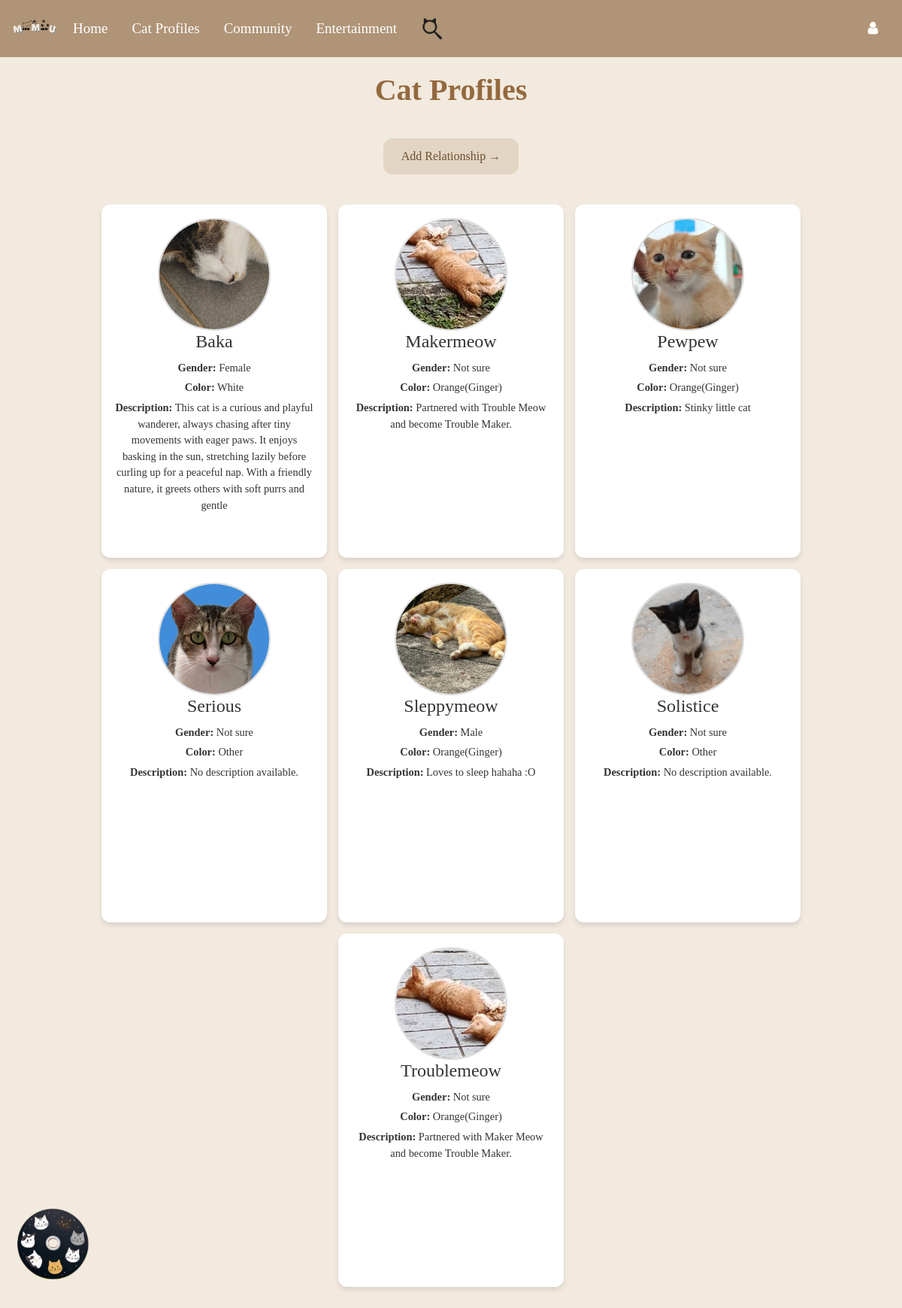
Screenshot of /view_profiles with the database file from the repository.
### tables this page shows
CREATE TABLE "profiles" (
	"id"	INTEGER,
	"name"	TEXT NOT NULL,
	"gender"	TEXT NOT NULL,
	"color"	TEXT NOT NULL,
	"description"	TEXT,
	"photo"	TEXT NOT NULL,
	"creator"	TEXT NOT NULL,
	PRIMARY KEY("id" AUTOINCREMENT)
);

### Website/catprofile.py (the view)
@catprofile_bp.route('/view_profiles')
def view_profiles(): #View all cat profiles
    with get_db_connection() as conn: #Connect to the database to fetch data
        profiles = conn.execute('SELECT * FROM profiles').fetchall() #Get all cat profiles from the database
    profiles = [dict(profile) for profile in profiles] #Convert sqlite3.Row to dictionary
    for profile in profiles:
        if profile['photo'] and profile['photo'] != '':
            profile['photo_url'] = url_for('static', filename=f'uploads/{profile["photo"]}')
            full_path = os.path.join(app.config['UPLOAD_FOLDER'], os.path.basename(profile['photo']))
            if not os.path.exists(full_path):  #Check if the file exists
                profile['photo_url'] = "uploads/default.png"
        else:
            profile['photo_url'] = "uploads/default.png"  #Use a default placeholder image
    return render_template('viewprofile.html', profiles=profiles, user=current_user)

### Website/catprofile.py (called while the page is built)
def get_db_connection():
    db_path = os.path.join(os.path.dirname(__file__), '..', 'instance', 'datebase.db')
    conn = sqlite3.connect(db_path)  #Creates a connection to the database datebase.db
    conn.execute('PRAGMA journal_mode=WAL;')  #Activates Write-Ahead Logging (WAL) in SQLite, enabling simultaneous database reads while a process is writing, improving efficiency and synchronization
    conn.row_factory = sqlite3.Row  #Access rows as dictionaries
    return conn

### Website/templates/viewprofile.html (shortened to what this page needs)
{% extends 'base.html' %}
{% block content %}
<div class="page-container">
    <h1>Cat Profiles</h1>
    <button class="button" onclick="location.href='{{ url_for('relationship.relationship_feature') }}'">
        Add Relationship →
    </button>
    <div class="profile-container">
        {% for profile in profiles | sort(attribute='name') %}
        {% if not profile.deleted %}
        <div class="profile-card">
            {% if profile.photo %}
            <img class="profile-picture" src="{{ url_for('static', filename='uploads/' + profile.photo) }} "
                alt="{{ profile.name }}" onclick="showProfileImage('{{ url_for('static', filename='uploads/' + profile.photo) }}')">
            {% else %}
            <img class="profile-picture" src="{{ url_for('static', filename='uploads/default.png') }}"
                alt="Default Placeholder">
            {% endif %}
            <h2>{{ profile.name }}</h2>
            <p><strong>Gender:</strong> {{ profile.gender }}</p>
            <p><strong>Color:</strong> {{ profile.color }}</p>
            <p class="description">
                <strong>Description:</strong> {{ profile.description or 'No description available.' }}
            </p>
        </div>
        {% endif %}
        {% endfor %}
    </div>
</div>
{% endblock %}

### Website/templates/base.html (shortened to what this page needs)
<!DOCTYPE html>
<html>
<head>
    <link rel="stylesheet" href="https://stackpath.bootstrapcdn.com/bootstrap/4.4.1/css/bootstrap.min.css"
 />
    <link rel="stylesheet" href="https://stackpath.bootstrapcdn.com/font-awesome/4.7.0/css/font-awesome.min.css"
 />
</head>
<body>
    <nav class="navbar navbar-expand-lg navbar-dark" style="background-color: rgb(176, 148, 119);">
        <div style="height: 60px; width: 60px; border-radius: 50%; background-color: rgb(176, 148, 119);;
            padding: 5px; margin-right: 5px; display: flex; overflow: hidden; align-items: center; justify-content: center;">
            <img src="{{ url_for('static', filename='Images/Logo.png') }}" alt="Logo" style="width: auto; height: 130%; object-fit: contain;">
        </div>
        <a class="nav-item nav-link" style="font-family: 'Times New Roman'; color: white; font-size: 19px;"
            href="/">Home</a>
        <div class="dropdown nav-item">
            <a class="nav-link" href="#" id="dropdownMenuLink" aria-haspopup="true" aria-expanded="false"
                style="font-family: 'Times New Roman'; color: white; font-size: 19px;">
                Cat Profiles
            </a>
        </div>
        <a class="nav-item nav-link" style="font-family: 'Times New Roman'; color: white; font-size: 19px;"
            href="{{ url_for('community.community_feature') }}">
            Community
        </a>
        <div class="dropdown nav-item">
            <a class="nav-link" href="#" id="dropdownMenuLink" aria-haspopup="true" aria-expanded="false"
                style="font-family: 'Times New Roman'; color: white; font-size: 19px;">
                Entertainment
            </a>
        </div>
        <a class="nav-item nav-link" href="{{ url_for('search.search_feature') }}"
            style="color: white; font-size: 19px;">
            <img src="{{ url_for('static', filename='Images/option2.png') }}" alt="Search"
                style="width: 30px; height: 30px;">
        </a>
        <div class="ml-auto d-flex align-items-center">
            <div class="dropdown">
                <a class="nav-link" href="#" aria-haspopup="true" aria-expanded="false"
                    style="color: white; font-size: 19px;">
                    <i class="fa fa-user" aria-hidden="true"></i>
                </a>
            </div>
        </div>
    </nav>
    <div id="cd-container">
        <img id="cd" src="{{ url_for('static', filename='cd_designs/CD_2.png') }}" alt="CD">
    </div>
    <div class="container-fluid">{% block content %}{% endblock %}</div>
</body>
</html>

### Website/templates/base.html (style rules this page uses)
.dropdown { position: relative; display: inline-block; }
.navbar { display: flex; justify-content: space-between; align-items: center; position: sticky !important; position: -webkit-sticky !important; z-index: 1000; top: 0%; }
.ml-auto { margin-left: auto !important; }
body { background-color: #f9f4ef; }
#cd-container { position: fixed; bottom: 50px; left: 20px; width: 100px; cursor: pointer; z-index: 9999; }
#cd { width: 100%; animation: spin 4s linear infinite; }

### Website/templates/viewprofile.html (style rules this page uses)
body { background-color: #f2eadf; }
h1 { text-align: center; margin-bottom: 20px; font-family: 'Times New Roman', Times, serif; color: #94693e; font-weight: bold; }
.page-container { padding: 20px; padding-bottom: 40px; }
.button { display: block; margin: 40px auto; padding: 12px 24px; font-size: 16px; font-family: 'Times New Roman', Times, serif; background-color: #dccbb7a5; color: #6b4f2f; border: none; border-radius: 12px; transition: transform 0.2s ease; cursor: pointer; }
.profile-picture { width: 150px; height: 150px; border-radius: 50%; border: 2px solid #ddd; margin: 0 auto; position: relative; overflow: hidden; display: block; object-fit: cover; cursor: pointer; }
.profile-card h2 { margin: 0 0 10px; font-size: 1.5rem; color: #333; }
.profile-card p { margin: 0 0 5px; font-size: 0.9rem; color: #333; word-wrap: break-word; overflow-wrap: anywhere; line-height: 1.5; }
.description { text-align: center; flex-grow: 1; overflow: visible; margin-top: 10px; white-space: normal; }
.profile-card { width: 300px; height: 470px; border-radius: 12px; background: #fff; overflow: hidden; padding: 18px; text-align: center; box-shadow: 0px 4px 6px rgba(0, 0, 0, 0.1); font-family: 'Times New Roman', Times, serif; position: relative; }
.profile-container { display: flex; flex-wrap: wrap; gap: 15px; justify-content: center; }

### rows the page displays
profiles: photo (picture), name "Baka", gender "Female", color "White", description "This cat is a curious and playful wanderer, always chasing after tiny movements with eager paws. It enjoys basking in the sun, stretching lazily before curling up for a peaceful nap. With a friendly nature, it greets others with soft purrs and gentle"
profiles: photo (picture), name "Makermeow", gender "Not sure", color "Orange(Ginger)", description "Partnered with Trouble Meow and become Trouble Maker."
profiles: photo (picture), name "Pewpew", gender "Not sure", color "Orange(Ginger)", description "Stinky little cat"
profiles: photo (picture), name "Serious", gender "Not sure", color "Other", description "No description available."
profiles: photo (picture), name "Sleppymeow", gender "Male", color "Orange(Ginger)", description "Loves to sleep hahaha :O"
profiles: photo (picture), name "Solistice", gender "Not sure", color "Other", description "No description available."
profiles: photo (picture), name "Troublemeow", gender "Not sure", color "Orange(Ginger)", description "Partnered with Maker Meow and become Trouble Maker."
